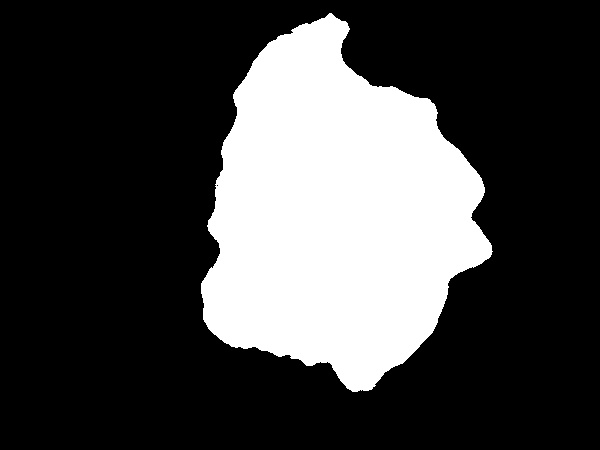
#> input picture results/IMG24306A.jpg, 600 x 450 px
$ python -i adaptative.py   (imports and definitions only)
#> lines starting #> are read from the running program, lines starting #| are printed output that depends on the picture; after the words box and inside, x2 and y2 are one past the last pixel; in counts of white or black regions, pixels touching at a corner belong together
import cv2
import numpy as np
from matplotlib import pyplot as plt

num = 24306

def delete_min_areas(binary_img):
    """
    Funcion que recibe una imagen binaria
    Elimina las formas de menor area de la imagen
    """
    contours, _ = cv2.findContours(binary_img, 1, 2)
    # creo una lista con las áreas de los contornos
    areas = list(map(cv2.contourArea, contours))

    # los itero y si el area es menor que el area maxima lo eliimino
    for i, cont in enumerate(contours):
        area = areas[i]
        if area < max(areas):
            #m rellena lo que esta dentro del contorno con el valor 0
            cv2.drawContours(binary_img,[cont],0,0,-1)

def print_img(img, nombre):
    cv2.imshow(nombre, img)
    cv2.waitKey(0)
    cv2.destroyAllWindows()

def segmentation_img(path):
#> called with path = 'results/IMG24306A.jpg'
    img = cv2.imread(path)
#> img is the input picture: shape (450, 600, 3); min 0, max 255, mean 67.5
    median = cv2.medianBlur(img,21)
    grey = cv2.cvtColor(median, cv2.COLOR_BGR2GRAY)
    binary = cv2.adaptiveThreshold(grey,255,cv2.ADAPTIVE_THRESH_MEAN_C,\
            cv2.THRESH_BINARY_INV,437,2)
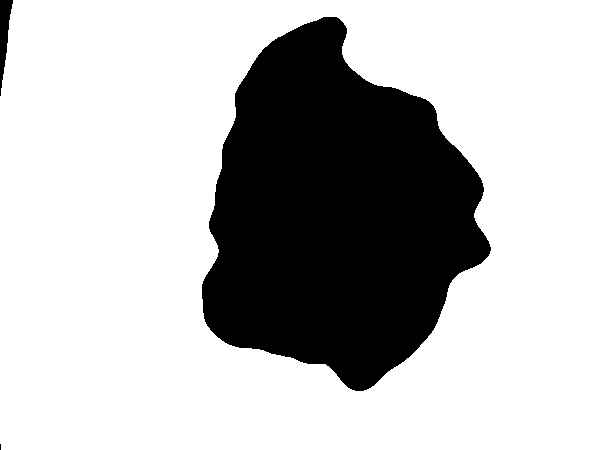
#> binary: shape (450, 600); 73.3% white; 3 black regions (1 under 20 px)

    delete_min_areas(binary)
#> in delete_min_areas, `contours, _ = cv2.findContours(binary_img, 1, 2)`: contours = 2 contours; box (x1, y1, x2, y2) and area: (0, 0, 600, 450) 268314, (201, 16, 492, 392) 71846
#> in delete_min_areas, `areas = list(map(cv2.contourArea, contours))`: areas = [71846, 268314]
#> the loop in delete_min_areas, `for i, cont in enumerate(contours):` made 2 passes
#> area on passes 1 to 2: 71846, 268314
#> after the loop in delete_min_areas, `for i, cont in enumerate(contours):`:
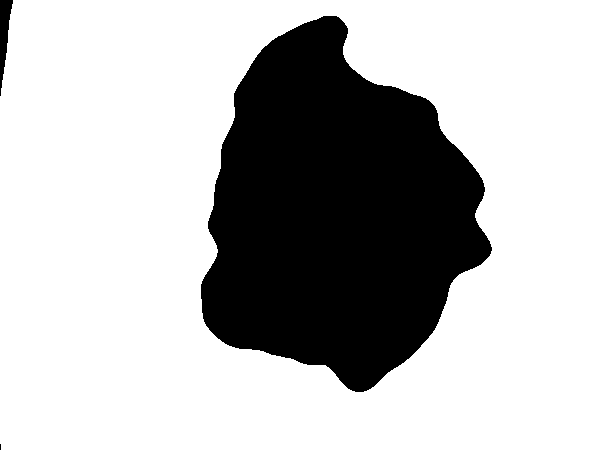
#> binary_img: shape (450, 600); 73% white; 3 black regions (1 under 20 px), largest, box (x1, y1, x2, y2) and area: (201, 16, 492, 392) 72325, (0, 0, 13, 96) 638
    auxiliar = 255-binary
#> auxiliar: shape (450, 600); 27% white; 3 white regions (1 under 20 px)
    delete_min_areas(auxiliar)
#> in delete_min_areas (call 2), `contours, _ = cv2.findContours(binary_img, 1, 2)`: contours = 3 contours, 1 with area under 20; largest, box (x1, y1, x2, y2) and area: (201, 16, 492, 392) 71846, (0, 0, 13, 96) 536
#> the loop in delete_min_areas (call 2), `for i, cont in enumerate(contours):` made 3 passes
#> area on passes 2 to 3: 71846, 536
#> after the loop in delete_min_areas (call 2), `for i, cont in enumerate(contours):`: binary_img: shape (450, 600); 26.8% white; 1 white region, box (x1, y1, x2, y2) and area: (201, 16, 492, 392) 72325
    binary = 255-auxiliar
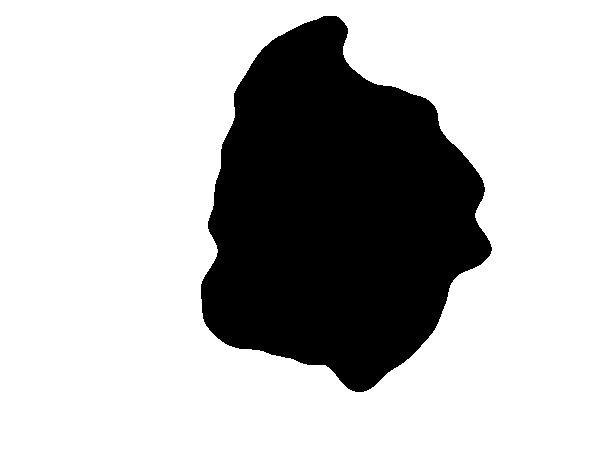
#> binary: shape (450, 600); 73.2% white; 1 black region, box (x1, y1, x2, y2) and area: (201, 16, 492, 392) 72325

    return binary

# [4 lines not run here, left out]


>>> result = segmentation_img('results/IMG24306A.jpg')

$ run again, on results/IMG24321A.jpg
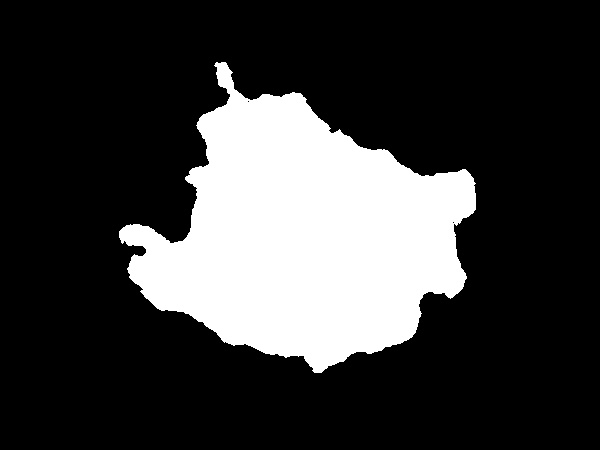
#> input picture results/IMG24321A.jpg, 600 x 450 px
#> in segmentation_img, img is the input picture: shape (450, 600, 3); min 0, max 255, mean 58.2
#> in segmentation_img, `binary = cv2.adaptiveThreshold(grey,255,cv2.ADAPTIVE_THRESH_MEAN_C,\ c..`:
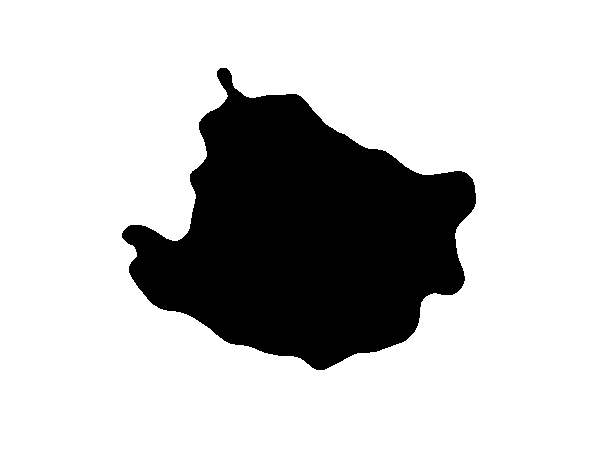
#> binary: shape (450, 600); 77.2% white; 1 black region
#> contours = 2 contours; box (x1, y1, x2, y2) and area: (0, 0, 600, 450) 268951, (121, 67, 477, 371) 61988
#> areas = [61988, 268951]
#> the loop in delete_min_areas, `for i, cont in enumerate(contours):` made 2 passes
#> area on pass 1: 61988
#> after the loop in delete_min_areas, `for i, cont in enumerate(contours):`:
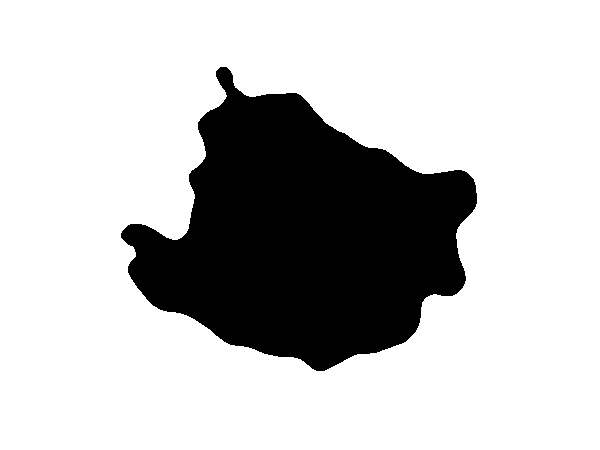
#> binary_img: shape (450, 600); 76.9% white; 1 black region, box (x1, y1, x2, y2) and area: (121, 67, 477, 371) 62501
#> auxiliar: shape (450, 600); 23.1% white; 1 white region
#> contours = 1 contour; box (x1, y1, x2, y2) and area: (121, 67, 477, 371) 61988
#> the loop in delete_min_areas (call 2), `for i, cont in enumerate(contours):` made 1 pass

$ run again, on results/IMG24323GMMSA.jpg
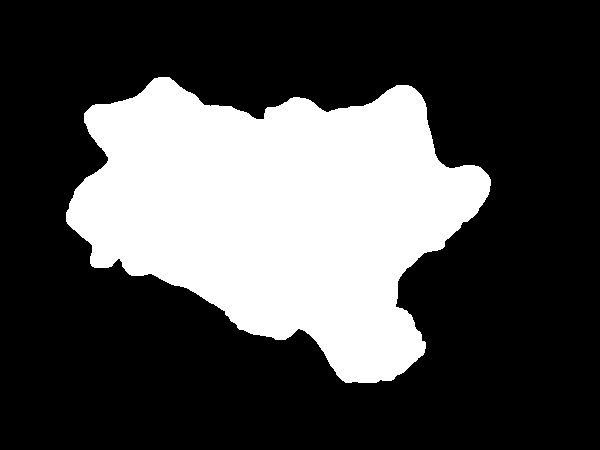
#> input picture results/IMG24323GMMSA.jpg, 600 x 450 px
#> in segmentation_img, img is the input picture: shape (450, 600, 3); min 0, max 255, mean 75
#> in segmentation_img, `binary = cv2.adaptiveThreshold(grey,255,cv2.ADAPTIVE_THRESH_MEAN_C,\ c..`:
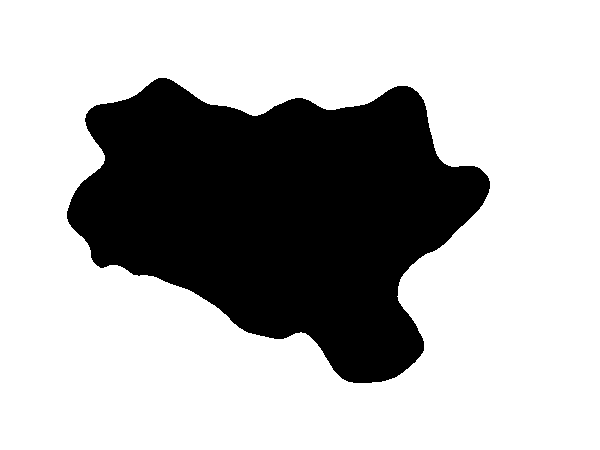
#> binary: shape (450, 600); 70.6% white; 1 black region
#> contours = 2 contours; box (x1, y1, x2, y2) and area: (0, 0, 600, 450) 268951, (66, 77, 491, 384) 79820
#> areas = [79820, 268951]
#> the loop in delete_min_areas, `for i, cont in enumerate(contours):` made 2 passes
#> area on pass 1: 79820
#> after the loop in delete_min_areas, `for i, cont in enumerate(contours):`:
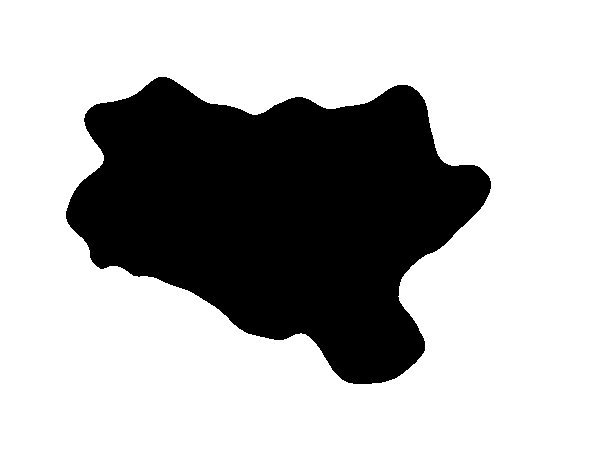
#> binary_img: shape (450, 600); 70.2% white; 1 black region, box (x1, y1, x2, y2) and area: (66, 77, 491, 384) 80388
#> auxiliar: shape (450, 600); 29.8% white; 1 white region
#> contours = 1 contour; box (x1, y1, x2, y2) and area: (66, 77, 491, 384) 79820
#> the loop in delete_min_areas (call 2), `for i, cont in enumerate(contours):` made 1 pass
